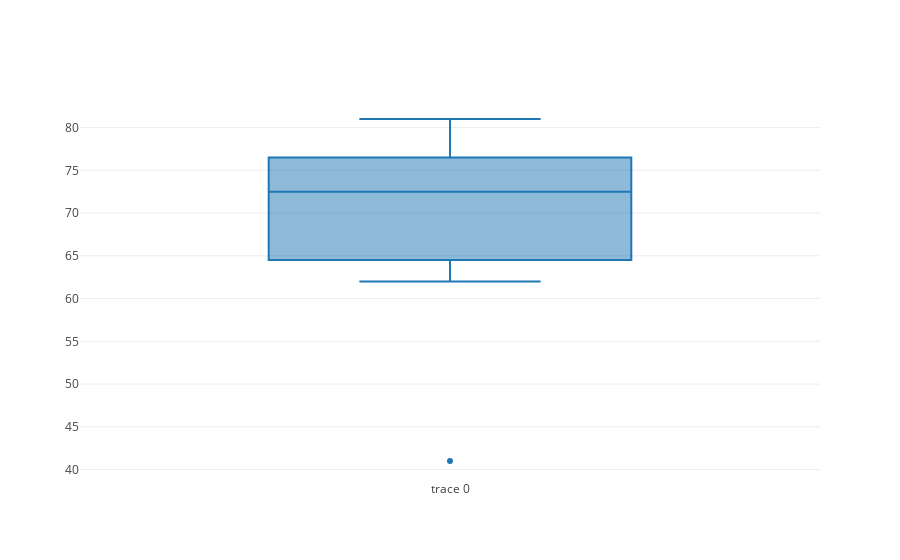
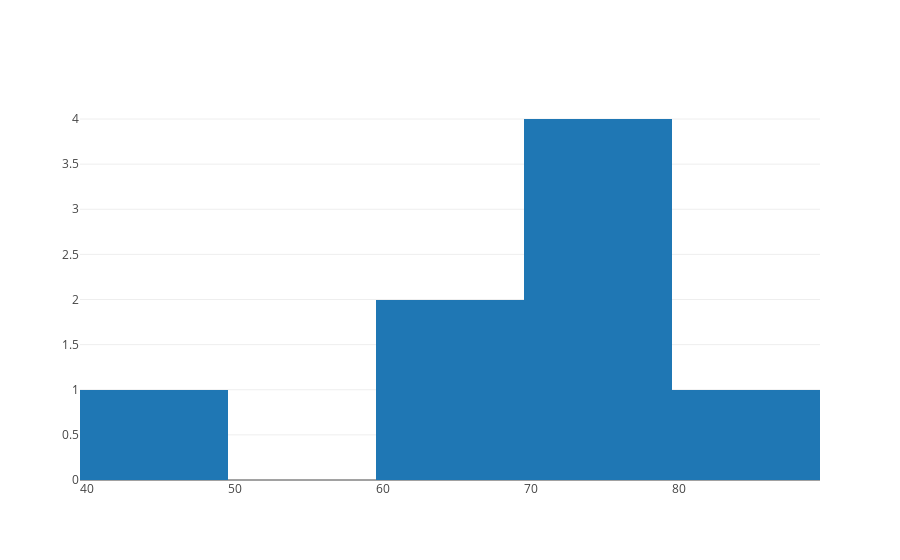

The cell these charts' notebook holds for them, in order:
### Code cell
#boxplot with plotly
py.iplot([go.Box(y=df['grade'])])
py.iplot([go.Histogram(x=df['grade'],nbinsx=5)])

### Figure 1 — Plotly figure (JSON) as saved in the notebook; plotly's stock layout.template omitted (floating-point values rounded to 4 significant figures)
{"data": [{"type": "box", "uid": "ac26505e-fd30-4d8c-86d8-51ebbccd4a8b", "y": [74, 79, 41, 81, 62, 71, 74, 67]}], "layout": {}}

### Figure 2 — Plotly figure (JSON) as saved in the notebook; plotly's stock layout.template omitted (floating-point values rounded to 4 significant figures)
{"data": [{"nbinsx": 5, "type": "histogram", "uid": "28400c17-39c5-4aa9-a931-631559f3dc58", "x": [74, 79, 41, 81, 62, 71, 74, 67]}], "layout": {}}
